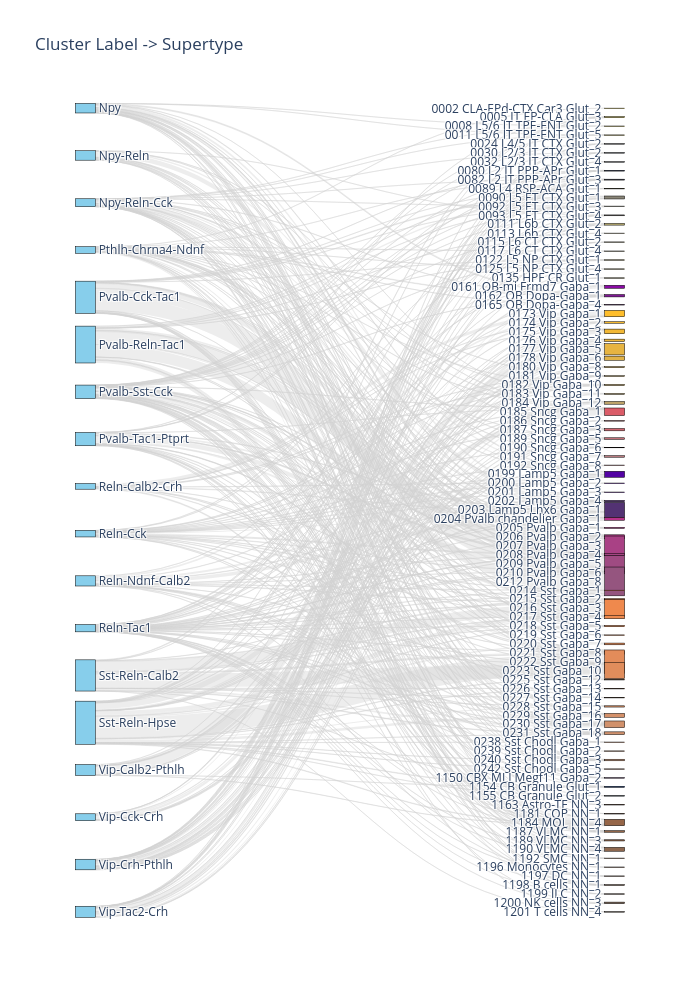

Notebook code cell kept with this figure:
### Markdown cell above
### HCR assigned cluster labels to assigned supertype names

### Code cell
#################################
# Name for plot
plot_name = 'manual_clusters_supertypes'
#################################

# Cluster ID labels
if 'hcr_cluster_label' not in hcr_data.obs.columns:
    cluster_labels_csv = '/root/capsule/data/HCR_767018_Oregano_251104/767018_Oregano_inhibitory_clustered_cellxgene_with_cluster_labels.csv'
    cluster_labels_df = pd.read_csv(cluster_labels_csv)
    cluster_labels_df.rename(columns={'cluster_id': 'hcr_cluster_id', 'cluster_label': 'hcr_cluster_label'}, inplace=True)
    cluster_labels_df.set_index('cell_id', inplace=True)
    hcr_data.obs = hcr_data.obs.merge(cluster_labels_df['hcr_cluster_label'], on='cell_id', how='left')

fig = taxonomy_mapper.create_sankey_diagram(
    hcr_data, 
    ['hcr_cluster_label','supertype_name'], 
    colormap=joined_colormap, 
    sort_columns={'supertype_name': 'normal'},
    title="Cluster Label -> Supertype",
    height=1000, width=700)
fig.show()
fig.write_html(f"{plots_output_path}/{plot_name}.html")

### Figure 1 — Plotly figure (JSON) as saved in the notebook; plotly's stock layout.template omitted (floating-point values rounded to 4 significant figures; data arrays with more than 128 entries replaced by an {"elided": "..."} marker saying what was removed)
{"data": [{"arrangement": "fixed", "link": {"color": "rgba(211, 211, 211, 0.4)", "hovercolor": "rgba(80, 80, 80, 0.8)", "hovertemplate": "<b>%{source.label}</b> → <b>%{target.label}</b><br>Count: %{value}<extra></extra>", "source": {"elided": "396 int values"}, "target": {"elided": "396 int values"}, "value": {"elided": "396 int values"}}, "node": {"color": ["#87ceeb", "#87ceeb", "#87ceeb", "#87ceeb", "#87ceeb", "#87ceeb", "#87ceeb", "#87ceeb", "#87ceeb", "#87ceeb", "#87ceeb", "#87ceeb", "#87ceeb", "#87ceeb", "#87ceeb", "#87ceeb", "#87ceeb", "#87ceeb", "#dfca57", "#d9c75d", "#d7c55f", "#d2c165", "#707173", "#595e6b", "#5e6067", "#3b496c", "#4a4f5d", "#c7ba6f", "#8a8678", "#87857b", "#85837e", "#baae72", "#a8a284", "#a29a77", "#9c967d", "#c4b872", "#bcb27a", "#b7af7f", "#8b0aa5", "#811995", "#772986", "#febd2a", "#f8bb30", "#f2b836", "#ecb63c", "#e7b441", "#e1b247", "#d5ad53", "#d0ab58", "#caa95e", "#c4a764", "#bea46a", "#db5c68", "#d6616c", "#d06771", "#c5727a", "#c0777e", "#bb7d82", "#b58287", "#5302a3", "#530e97", "#531a8b", "#53267f", "#533273", "#b83289", "#b33788", "#ae3c86", "#a94185", "#a44683", "#9f4b82", "#9a5080", "#95557f", "#f48849", "#f2884b", "#ef894d", "#ed8a4f", "#eb8a51", "#e98b53", "#e78b56", "#e58c58", "#e38c5a", "#e08d5c", "#dc8e60", "#da8f62", "#d88f65", "#d69067", "#d49069", "#d1916b", "#cf916d", "#cb9371", "#c99374", "#c79476", "#c3957a", "#6c3876", "#123570", "#2e3c54", "#9d6441", "#9b6543", "#966648", "#93674b", "#90674e", "#8e684f", "#8b6853", "#8a6954", "#886956", "#876957", "#856a59", "#836a5a", "#826b5c"], "hovertemplate": "%{label}<br>Total: %{value}<extra></extra>", "label": ["Npy", "Npy-Reln", "Npy-Reln-Cck", "Pthlh-Chrna4-Ndnf", "Pvalb-Cck-Tac1", "Pvalb-Reln-Tac1", "Pvalb-Sst-Cck", "Pvalb-Tac1-Ptprt", "Reln-Calb2-Crh", "Reln-Cck", "Reln-Ndnf-Calb2", "Reln-Tac1", "Sst-Reln-Calb2", "Sst-Reln-Hpse", "Vip-Calb2-Pthlh", "Vip-Cck-Crh", "Vip-Crh-Pthlh", "Vip-Tac2-Crh", "0002 CLA-EPd-CTX Car3 Glut_2", "0005 IT EP-CLA Glut_3", "0008 L5/6 IT TPE-ENT Glut_2", "0011 L5/6 IT TPE-ENT Glut_5", "0024 L4/5 IT CTX Glut_2", "0030 L2/3 IT CTX Glut_2", "0032 L2/3 IT CTX Glut_4", "0080 L2 IT PPP-APr Glut_1", "0082 L2 IT PPP-APr Glut_3", "0089 L4 RSP-ACA Glut_1", "0090 L5 ET CTX Glut_1", "0092 L5 ET CTX Glut_3", "0093 L5 ET CTX Glut_4", "0111 L6b CTX Glut_2", "0113 L6b CTX Glut_4", "0115 L6 CT CTX Glut_2", "0117 L6 CT CTX Glut_4", "0122 L5 NP CTX Glut_1", "0125 L5 NP CTX Glut_4", "0135 HPF CR Glut_1", "0161 OB-mi Frmd7 Gaba_1", "0162 OB Dopa-Gaba_1", "0165 OB Dopa-Gaba_4", "0173 Vip Gaba_1", "0174 Vip Gaba_2", "0175 Vip Gaba_3", "0176 Vip Gaba_4", "0177 Vip Gaba_5", "0178 Vip Gaba_6", "0180 Vip Gaba_8", "0181 Vip Gaba_9", "0182 Vip Gaba_10", "0183 Vip Gaba_11", "0184 Vip Gaba_12", "0185 Sncg Gaba_1", "0186 Sncg Gaba_2", "0187 Sncg Gaba_3", "0189 Sncg Gaba_5", "0190 Sncg Gaba_6", "0191 Sncg Gaba_7", "0192 Sncg Gaba_8", "0199 Lamp5 Gaba_1", "0200 Lamp5 Gaba_2", "0201 Lamp5 Gaba_3", "0202 Lamp5 Gaba_4", "0203 Lamp5 Lhx6 Gaba_1", "0204 Pvalb chandelier Gaba_1", "0205 Pvalb Gaba_1", "0206 Pvalb Gaba_2", "0207 Pvalb Gaba_3", "0208 Pvalb Gaba_4", "0209 Pvalb Gaba_5", "0210 Pvalb Gaba_6", "0212 Pvalb Gaba_8", "0214 Sst Gaba_1", "0215 Sst Gaba_2", "0216 Sst Gaba_3", "0217 Sst Gaba_4", "0218 Sst Gaba_5", "0219 Sst Gaba_6", "0220 Sst Gaba_7", "0221 Sst Gaba_8", "0222 Sst Gaba_9", "0223 Sst Gaba_10", "0225 Sst Gaba_12", "0226 Sst Gaba_13", "0227 Sst Gaba_14", "0228 Sst Gaba_15", "0229 Sst Gaba_16", "0230 Sst Gaba_17", "0231 Sst Gaba_18", "0238 Sst Chodl Gaba_1", "0239 Sst Chodl Gaba_2", "0240 Sst Chodl Gaba_3", "0242 Sst Chodl Gaba_5", "1150 CBX MLI Megf11 Gaba_2", "1154 CB Granule Glut_1", "1155 CB Granule Glut_2", "1163 Astro-TE NN_3", "1181 COP NN_1", "1184 MOL NN_4", "1187 VLMC NN_1", "1189 VLMC NN_3", "1190 VLMC NN_4", "1192 SMC NN_1", "1196 Monocytes NN_1", "1197 DC NN_1", "1198 B cells NN_1", "1199 ILC NN_2", "1200 NK cells NN_3", "1201 T cells NN_4"], "line": {"color": "black", "width": 0.5}, "pad": 15, "thickness": 20, "x": [0.01, 0.01, 0.01, 0.01, 0.01, 0.01, 0.01, 0.01, 0.01, 0.01, 0.01, 0.01, 0.01, 0.01, 0.01, 0.01, 0.01, 0.01, 0.99, 0.99, 0.99, 0.99, 0.99, 0.99, 0.99, 0.99, 0.99, 0.99, 0.99, 0.99, 0.99, 0.99, 0.99, 0.99, 0.99, 0.99, 0.99, 0.99, 0.99, 0.99, 0.99, 0.99, 0.99, 0.99, 0.99, 0.99, 0.99, 0.99, 0.99, 0.99, 0.99, 0.99, 0.99, 0.99, 0.99, 0.99, 0.99, 0.99, 0.99, 0.99, 0.99, 0.99, 0.99, 0.99, 0.99, 0.99, 0.99, 0.99, 0.99, 0.99, 0.99, 0.99, 0.99, 0.99, 0.99, 0.99, 0.99, 0.99, 0.99, 0.99, 0.99, 0.99, 0.99, 0.99, 0.99, 0.99, 0.99, 0.99, 0.99, 0.99, 0.99, 0.99, 0.99, 0.99, 0.99, 0.99, 0.99, 0.99, 0.99, 0.99, 0.99, 0.99, 0.99, 0.99, 0.99, 0.99, 0.99, 0.99, 0.99], "y": [0.01, 0.06765, 0.1253, 0.1829, 0.2406, 0.2982, 0.3559, 0.4135, 0.4712, 0.5288, 0.5865, 0.6441, 0.7018, 0.7594, 0.8171, 0.8747, 0.9324, 0.99, 0.01, 0.02089, 0.03178, 0.04267, 0.05356, 0.06444, 0.07533, 0.08622, 0.09711, 0.108, 0.1189, 0.1298, 0.1407, 0.1516, 0.1624, 0.1733, 0.1842, 0.1951, 0.206, 0.2169, 0.2278, 0.2387, 0.2496, 0.2604, 0.2713, 0.2822, 0.2931, 0.304, 0.3149, 0.3258, 0.3367, 0.3476, 0.3584, 0.3693, 0.3802, 0.3911, 0.402, 0.4129, 0.4238, 0.4347, 0.4456, 0.4564, 0.4673, 0.4782, 0.4891, 0.5, 0.5109, 0.5218, 0.5327, 0.5436, 0.5544, 0.5653, 0.5762, 0.5871, 0.598, 0.6089, 0.6198, 0.6307, 0.6416, 0.6524, 0.6633, 0.6742, 0.6851, 0.696, 0.7069, 0.7178, 0.7287, 0.7396, 0.7504, 0.7613, 0.7722, 0.7831, 0.794, 0.8049, 0.8158, 0.8267, 0.8376, 0.8484, 0.8593, 0.8702, 0.8811, 0.892, 0.9029, 0.9138, 0.9247, 0.9356, 0.9464, 0.9573, 0.9682, 0.9791, 0.99]}, "type": "sankey"}], "layout": {"font": {"size": 12}, "height": 1000, "title": {"text": "Cluster Label -> Supertype"}, "width": 700}}
